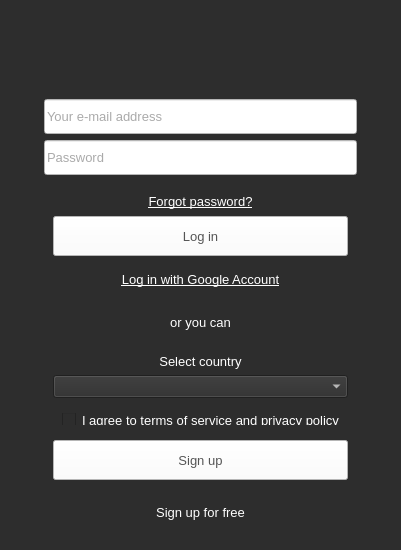
<?xml version="1.0" encoding="UTF-8"?>
<ui version="4.0">
 <class>LoginWidget</class>
 <widget class="QWidget" name="LoginWidget">
  <property name="geometry">
   <rect>
    <x>0</x>
    <y>0</y>
    <width>401</width>
    <height>550</height>
   </rect>
  </property>
  <property name="sizePolicy">
   <sizepolicy hsizetype="MinimumExpanding" vsizetype="Preferred">
    <horstretch>0</horstretch>
    <verstretch>0</verstretch>
   </sizepolicy>
  </property>
  <property name="windowTitle">
   <string>Form</string>
  </property>
  <property name="autoFillBackground">
   <bool>false</bool>
  </property>
  <property name="styleSheet">
   <string notr="true">font-size:13px;</string>
  </property>
  <layout class="QVBoxLayout" name="verticalLayout">
   <property name="spacing">
    <number>12</number>
   </property>
   <property name="leftMargin">
    <number>0</number>
   </property>
   <property name="topMargin">
    <number>0</number>
   </property>
   <property name="rightMargin">
    <number>0</number>
   </property>
   <property name="bottomMargin">
    <number>0</number>
   </property>
   <item>
    <widget class="QFrame" name="FullFrame">
     <property name="minimumSize">
      <size>
       <width>0</width>
       <height>0</height>
      </size>
     </property>
     <property name="styleSheet">
      <string notr="true">background-color: rgb(45, 45, 45);</string>
     </property>
     <property name="frameShape">
      <enum>QFrame::NoFrame</enum>
     </property>
     <property name="frameShadow">
      <enum>QFrame::Raised</enum>
     </property>
     <property name="lineWidth">
      <number>0</number>
     </property>
     <layout class="QVBoxLayout" name="verticalLayout_2">
      <item alignment="Qt::AlignHCenter">
       <widget class="QFrame" name="CenterFrame">
        <property name="minimumSize">
         <size>
          <width>240</width>
          <height>300</height>
         </size>
        </property>
        <property name="frameShape">
         <enum>QFrame::NoFrame</enum>
        </property>
        <property name="frameShadow">
         <enum>QFrame::Raised</enum>
        </property>
        <property name="lineWidth">
         <number>0</number>
        </property>
        <layout class="QVBoxLayout" name="verticalLayout_3">
         <item>
          <spacer name="verticalSpacer_3">
           <property name="orientation">
            <enum>Qt::Vertical</enum>
           </property>
           <property name="sizeType">
            <enum>QSizePolicy::Fixed</enum>
           </property>
           <property name="sizeHint" stdset="0">
            <size>
             <width>20</width>
             <height>40</height>
            </size>
           </property>
          </spacer>
         </item>
         <item>
          <widget class="QLabel" name="logo">
           <property name="text">
            <string/>
           </property>
           <property name="pixmap">
            <pixmap resource="Resources.qrc">:/images/logo.png</pixmap>
           </property>
           <property name="alignment">
            <set>Qt::AlignCenter</set>
           </property>
          </widget>
         </item>
         <item>
          <spacer name="verticalSpacer_2">
           <property name="orientation">
            <enum>Qt::Vertical</enum>
           </property>
           <property name="sizeType">
            <enum>QSizePolicy::Fixed</enum>
           </property>
           <property name="sizeHint" stdset="0">
            <size>
             <width>20</width>
             <height>20</height>
            </size>
           </property>
          </spacer>
         </item>
         <item>
          <widget class="QLineEdit" name="email">
           <property name="minimumSize">
            <size>
             <width>220</width>
             <height>35</height>
            </size>
           </property>
           <property name="maximumSize">
            <size>
             <width>320</width>
             <height>16777215</height>
            </size>
           </property>
           <property name="baseSize">
            <size>
             <width>0</width>
             <height>20</height>
            </size>
           </property>
           <property name="autoFillBackground">
            <bool>false</bool>
           </property>
           <property name="styleSheet">
            <string notr="true">background-color: rgb(255, 255, 255);color:rgb(85, 85, 85);</string>
           </property>
           <property name="placeholderText">
            <string>Your e-mail address</string>
           </property>
          </widget>
         </item>
         <item>
          <widget class="QLineEdit" name="password">
           <property name="minimumSize">
            <size>
             <width>220</width>
             <height>35</height>
            </size>
           </property>
           <property name="maximumSize">
            <size>
             <width>320</width>
             <height>16777215</height>
            </size>
           </property>
           <property name="autoFillBackground">
            <bool>false</bool>
           </property>
           <property name="styleSheet">
            <string notr="true">background-color: rgb(255, 255, 255);color:rgb(85, 85, 85);</string>
           </property>
           <property name="text">
            <string/>
           </property>
           <property name="echoMode">
            <enum>QLineEdit::Password</enum>
           </property>
           <property name="placeholderText">
            <string>Password</string>
           </property>
          </widget>
         </item>
         <item>
          <widget class="QFrame" name="loginFrame">
           <property name="minimumSize">
            <size>
             <width>0</width>
             <height>80</height>
            </size>
           </property>
           <layout class="QVBoxLayout" name="loginFram">
            <property name="spacing">
             <number>1</number>
            </property>
            <item>
             <widget class="QLabel" name="forgotPassword">
              <property name="minimumSize">
               <size>
                <width>0</width>
                <height>25</height>
               </size>
              </property>
              <property name="maximumSize">
               <size>
                <width>16777215</width>
                <height>17</height>
               </size>
              </property>
              <property name="font">
               <font>
                <pointsize>-1</pointsize>
               </font>
              </property>
              <property name="mouseTracking">
               <bool>true</bool>
              </property>
              <property name="styleSheet">
               <string notr="true">color:#fff;</string>
              </property>
              <property name="text">
               <string>&lt;a href=&quot;https://www.toggl.com/forgot-password&quot;&gt;&lt;span style=&quot; text-decoration: underline; color:#fff;&quot;&gt;Forgot password?&lt;/span&gt;&lt;/a&gt;</string>
              </property>
              <property name="textFormat">
               <enum>Qt::RichText</enum>
              </property>
              <property name="alignment">
               <set>Qt::AlignHCenter|Qt::AlignTop</set>
              </property>
              <property name="openExternalLinks">
               <bool>true</bool>
              </property>
              <property name="textInteractionFlags">
               <set>Qt::TextBrowserInteraction</set>
              </property>
             </widget>
            </item>
            <item>
             <widget class="QPushButton" name="login">
              <property name="minimumSize">
               <size>
                <width>100</width>
                <height>40</height>
               </size>
              </property>
              <property name="baseSize">
               <size>
                <width>0</width>
                <height>0</height>
               </size>
              </property>
              <property name="autoFillBackground">
               <bool>false</bool>
              </property>
              <property name="styleSheet">
               <string notr="true">background-color: rgb(255, 255, 255);color:rgb(85, 85, 85);</string>
              </property>
              <property name="text">
               <string>Log in</string>
              </property>
             </widget>
            </item>
            <item>
             <spacer name="verticalSpacer_5">
              <property name="orientation">
               <enum>Qt::Vertical</enum>
              </property>
              <property name="sizeType">
               <enum>QSizePolicy::Fixed</enum>
              </property>
              <property name="sizeHint" stdset="0">
               <size>
                <width>0</width>
                <height>20</height>
               </size>
              </property>
             </spacer>
            </item>
            <item>
             <widget class="QLabel" name="googleLogin">
              <property name="enabled">
               <bool>true</bool>
              </property>
              <property name="minimumSize">
               <size>
                <width>0</width>
                <height>25</height>
               </size>
              </property>
              <property name="maximumSize">
               <size>
                <width>16777215</width>
                <height>17</height>
               </size>
              </property>
              <property name="font">
               <font>
                <pointsize>-1</pointsize>
               </font>
              </property>
              <property name="styleSheet">
               <string notr="true">color:#fff;</string>
              </property>
              <property name="text">
               <string>&lt;html&gt;&lt;head/&gt;&lt;body&gt;&lt;p&gt;&lt;a href=&quot;#google_login&quot;&gt;&lt;span style=&quot; text-decoration: underline; color:#fff;&quot;&gt;Log in with Google Account&lt;/span&gt;&lt;/a&gt;&lt;/p&gt;&lt;/body&gt;&lt;/html&gt;</string>
              </property>
              <property name="textFormat">
               <enum>Qt::RichText</enum>
              </property>
              <property name="alignment">
               <set>Qt::AlignCenter</set>
              </property>
              <property name="textInteractionFlags">
               <set>Qt::TextBrowserInteraction</set>
              </property>
             </widget>
            </item>
            <item>
             <spacer name="verticalSpacer_6">
              <property name="orientation">
               <enum>Qt::Vertical</enum>
              </property>
              <property name="sizeType">
               <enum>QSizePolicy::Fixed</enum>
              </property>
              <property name="sizeHint" stdset="0">
               <size>
                <width>20</width>
                <height>40</height>
               </size>
              </property>
             </spacer>
            </item>
            <item>
             <widget class="QLabel" name="oryoucan">
              <property name="styleSheet">
               <string notr="true">color:#fff;</string>
              </property>
              <property name="text">
               <string>or you can</string>
              </property>
              <property name="alignment">
               <set>Qt::AlignCenter</set>
              </property>
             </widget>
            </item>
           </layout>
          </widget>
         </item>
         <item>
          <widget class="QFrame" name="signupFrame">
           <layout class="QVBoxLayout" name="singupFrame">
            <item>
             <widget class="QLabel" name="countryLabel">
              <property name="styleSheet">
               <string notr="true">color:#fff;</string>
              </property>
              <property name="text">
               <string>Select country</string>
              </property>
              <property name="alignment">
               <set>Qt::AlignCenter</set>
              </property>
             </widget>
            </item>
            <item>
             <widget class="QComboBox" name="countryComboBox">
              <property name="styleSheet">
               <string notr="true">color:#fff;</string>
              </property>
             </widget>
            </item>
            <item>
             <widget class="QFrame" name="horizontalFrame">
              <property name="minimumSize">
               <size>
                <width>0</width>
                <height>30</height>
               </size>
              </property>
              <layout class="QHBoxLayout" name="horizontalLayout">
               <item>
                <widget class="QCheckBox" name="tosCheckBox">
                 <property name="maximumSize">
                  <size>
                   <width>20</width>
                   <height>16777215</height>
                  </size>
                 </property>
                 <property name="styleSheet">
                  <string notr="true">color:#fff;</string>
                 </property>
                 <property name="text">
                  <string/>
                 </property>
                </widget>
               </item>
               <item>
                <widget class="QLabel" name="label_3">
                 <property name="styleSheet">
                  <string notr="true">color:#fff;</string>
                 </property>
                 <property name="text">
                  <string>&lt;p style=&quot;color:#fff;&quot;&gt;I agree to &lt;a href=&quot;https://toggl.com/legal/terms/&quot; style=&quot; text-decoration: underline; color:#fff;&quot;&gt;terms of service&lt;/a&gt; and &lt;a href=&quot;https://toggl.com/legal/privacy/&quot; style=&quot; text-decoration: underline; color:#fff;&quot;&gt;privacy policy&lt;/a&gt;</string>
                 </property>
                 <property name="openExternalLinks">
                  <bool>true</bool>
                 </property>
                </widget>
               </item>
              </layout>
             </widget>
            </item>
            <item>
             <widget class="QPushButton" name="signup">
              <property name="minimumSize">
               <size>
                <width>100</width>
                <height>40</height>
               </size>
              </property>
              <property name="baseSize">
               <size>
                <width>0</width>
                <height>0</height>
               </size>
              </property>
              <property name="autoFillBackground">
               <bool>false</bool>
              </property>
              <property name="styleSheet">
               <string notr="true">background-color: rgb(255, 255, 255);color:rgb(85, 85, 85);</string>
              </property>
              <property name="text">
               <string>Sign up</string>
              </property>
              <property name="default">
               <bool>false</bool>
              </property>
              <property name="flat">
               <bool>false</bool>
              </property>
             </widget>
            </item>
           </layout>
          </widget>
         </item>
         <item>
          <spacer name="verticalSpacer_4">
           <property name="orientation">
            <enum>Qt::Vertical</enum>
           </property>
           <property name="sizeType">
            <enum>QSizePolicy::Fixed</enum>
           </property>
           <property name="sizeHint" stdset="0">
            <size>
             <width>20</width>
             <height>10</height>
            </size>
           </property>
          </spacer>
         </item>
         <item>
          <widget class="QLabel" name="viewchangelabel">
           <property name="font">
            <font>
             <pointsize>-1</pointsize>
            </font>
           </property>
           <property name="styleSheet">
            <string notr="true"/>
           </property>
           <property name="text">
            <string>&lt;html&gt;&lt;head/&gt;&lt;body&gt;&lt;a href=&quot;#&quot; style=&quot;text-decoration:none;color:#fff&quot;&gt;Sign up for free&lt;/a&gt;&lt;/body&gt;&lt;/html&gt;</string>
           </property>
           <property name="textFormat">
            <enum>Qt::RichText</enum>
           </property>
           <property name="alignment">
            <set>Qt::AlignCenter</set>
           </property>
          </widget>
         </item>
         <item>
          <spacer name="verticalSpacer">
           <property name="orientation">
            <enum>Qt::Vertical</enum>
           </property>
           <property name="sizeHint" stdset="0">
            <size>
             <width>20</width>
             <height>40</height>
            </size>
           </property>
          </spacer>
         </item>
        </layout>
       </widget>
      </item>
     </layout>
    </widget>
   </item>
  </layout>
 </widget>
 <resources>
  <include location="Resources.qrc"/>
 </resources>
 <connections/>
</ui>
